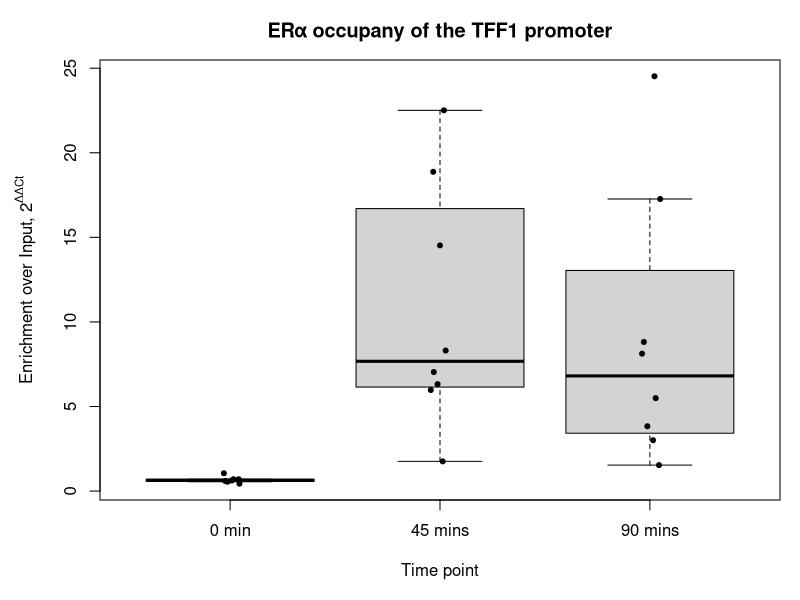

Reproduce this figure in R.
## ---- chunk 1
knitr::opts_chunk$set(echo = TRUE)
## ---- chunk 2
#Set varibles to make time points easier to spot
time0<-1
time45<-2
time90<-3

#Input raw data
qpcr<-list()
qpcr[[time0]] <- read.table("qpcr-0.txt", header=T,sep="\t",as.is=T)
qpcr[[time45]] <- read.table("qpcr-45.txt", header=T,sep="\t",as.is=T)
qpcr[[time90]] <- read.table("qpcr-90.txt", header=T,sep="\t",as.is=T)

for (time_point in time0:time90)
{
  qpcr[[time_point]][qpcr[[time_point]]=="No Ct"]<-NA
}


#Prepare lists
ct_values<-list()
ct_values_means<-list()
d_ct_values_means<-list()
input_values<-list()
input_mean<-list()
d_input_mean<-list()
dd_ct_values_means<-list()


for (time_point in time0:time90)
{
  
  
  #Create object
  ct_values[[time_point]]<- matrix(NA,0,2)
  
  #Add reps 1:8 to object
  for (rep in 1:8) {
    y_coord <- rep*12-11
    ct_values[[time_point]] <-rbind(
      ct_values[[time_point]],
      cbind(as.numeric(qpcr[[time_point]]$Ct..dR[y_coord:(y_coord+4)]),
            as.numeric(qpcr[[time_point]]$Ct..dR[(y_coord+5):(y_coord+9)]
            ))
    )
  }
  
  
  
  #Average techical reps from same isogenic replicate
  ct_values_means[[time_point]] <- matrix(NA,0,2)
  for(rep in 1:8){
    y_coord <- rep*5-4
    ct_values_means[[time_point]] <- rbind(ct_values_means[[time_point]], colMeans(ct_values[[time_point]][y_coord:(y_coord+4),1:2]))
  }
  
  #Import Input from time_point mins

  
  input_values[[time_point]] <- cbind(
                                      as.numeric(qpcr[[time_point]]$Ct..dR[ 12*(0:4)+11]),
                                      as.numeric(qpcr[[time_point]]$Ct..dR[ 12*(0:4)+12])
                                      )
  
  #Calucate Average of technical reps.
  input_mean[[time_point]] <- colMeans(input_values[[time_point]],na.rm=T)
  
  if(time_point == 2)
  { #Plate layout is reversed wrt control and target primers. See lab book.
    d_ct_values_means[[time_point]]<- ct_values_means[[time_point]][,2]-ct_values_means[[time_point]][,1]
    d_input_mean[[time_point]]<-input_mean[[time_point]][2]-input_mean[[time_point]][1]
  
    dd_ct_values_means[[time_point]]<- d_ct_values_means[[time_point]]-d_input_mean[[time_point]]
  } else {
    d_ct_values_means[[time_point]]<- ct_values_means[[time_point]][,1]-ct_values_means[[time_point]][,2]
    d_input_mean[[time_point]]<-input_mean[[time_point]][1]-input_mean[[time_point]][2]
    
    dd_ct_values_means[[time_point]]<- d_ct_values_means[[time_point]]-d_input_mean[[time_point]]
  }
}

df_ct <-data.frame(
          cbind(2^dd_ct_values_means[[time0]],
                2^dd_ct_values_means[[time45]], 
                2^dd_ct_values_means[[time90]]))
colnames(df_ct) <- c("0 min", "45 mins", "90 mins")

set.seed(1)
par(mar=c(5,5,3,1))
boxplot(df_ct,main="ERα occupany of the TFF1 promoter", range=1, ylab= expression(paste("Enrichment over Input, 2"^"ΔΔCt")),xlab="Time point", pch=NA)
stripchart(df_ct, add=T, vertical=T, pch=20,method="jitter", jitter=0.05)          

